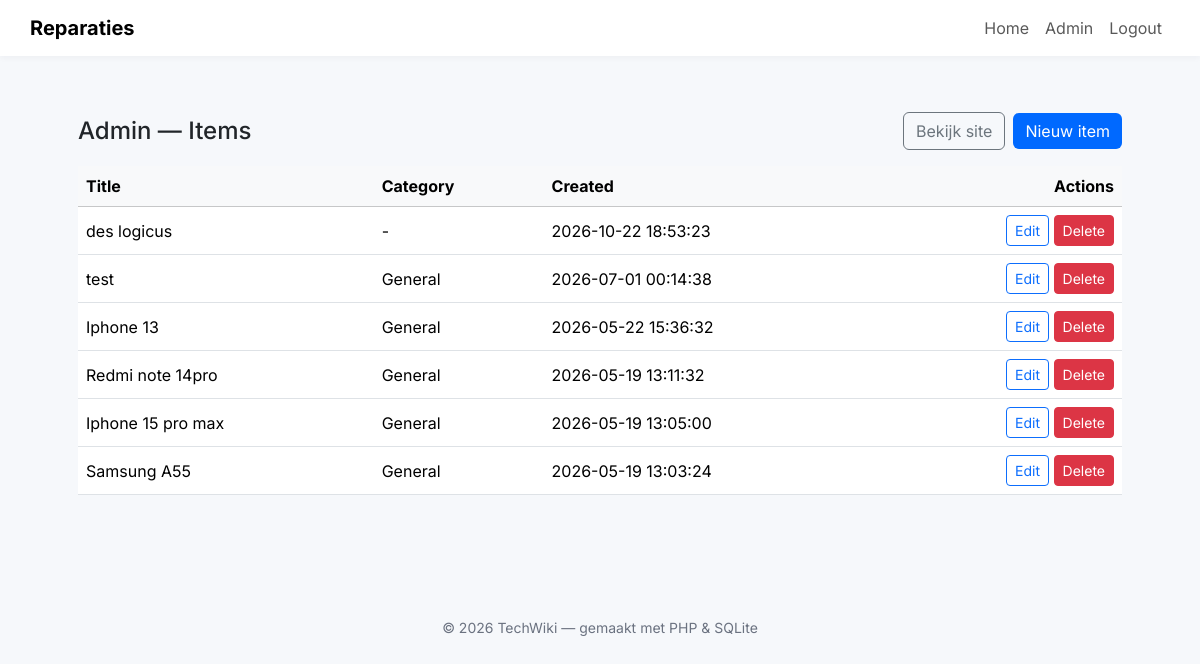
The app's page /?route=admin (signed in) with its own data.
### tables this page shows
CREATE TABLE items (
  id INTEGER PRIMARY KEY AUTOINCREMENT,
  title TEXT NOT NULL,
  slug TEXT NOT NULL UNIQUE,
  content TEXT,
  category_id INTEGER,
  created_at TEXT,
  updated_at TEXT,
  FOREIGN KEY (category_id) REFERENCES categories(id) ON DELETE SET NULL
);

CREATE TABLE categories (
  id INTEGER PRIMARY KEY AUTOINCREMENT,
  name TEXT NOT NULL,
  slug TEXT NOT NULL UNIQUE
);

### src/Controller/AdminController.php (called while the page is built, shortened)
<?php
class AdminController {
    public function dashboard() {
        $items = Item::all();
        include __DIR__ . '/../../templates/admin/list.php';
    }
}

### src/Model/User.php (called while the page is built, shortened)
<?php
class User {
    public static function isLoggedIn(): bool {
        return isset($_SESSION['user_id']);
    }
}

### src/Model/Item.php (called while the page is built, shortened)
<?php
class Item {
    public static function all(): array {
        $pdo = Database::get();
        $stmt = $pdo->query("SELECT items.*, categories.name AS category_name FROM items LEFT JOIN categories ON items.category_id = categories.id ORDER BY created_at DESC");
        return $stmt->fetchAll(PDO::FETCH_ASSOC);
    }
}

### templates/admin/list.php (the view, shortened to what this page needs)
<?php include __DIR__ . '/../header.php'; ?>
<div class="container">
  <div class="d-flex justify-content-between align-items-center mb-3">
    <h2 class="h4 mb-0">Admin — Items</h2>
    <div class="admin-actions">
      <a class="btn btn-outline-secondary" href="?route=home">Bekijk site</a>
      <a class="btn btn-brand" href="?route=admin_create">Nieuw item</a>
    </div>
  </div>
  <?php if (empty($items)): ?>
    <div class="alert alert-info">Geen items.</div>
  <?php else: ?>
    <div class="table-responsive">
      <table class="table table-hover align-middle">
        <thead class="table-light">
          <tr><th>Title</th><th>Category</th><th>Created</th><th class="text-end">Actions</th></tr>
        </thead>
        <tbody>
          <?php foreach ($items as $it): ?>
            <tr>
              <td><?= htmlspecialchars($it['title']) ?></td>
              <td><?= htmlspecialchars($it['category_name'] ?? '-') ?></td>
              <td><?= htmlspecialchars($it['created_at']) ?></td>
              <td class="text-end">
                <a class="btn btn-sm btn-outline-primary" href="?route=admin_edit&id=<?= (int)$it['id'] ?>">Edit</a>
                <form method="post" action="?route=admin_delete&id=<?= (int)$it['id'] ?>" style="display:inline" onsubmit="return confirm('Verwijderen?')">
                  <button class="btn btn-sm btn-danger" type="submit">Delete</button>
                </form>
              </td>
            </tr>
          <?php endforeach; ?>
        </tbody>
      </table>
    </div>
  <?php endif; ?>
</div>
<?php include __DIR__ . '/../footer.php'; ?>

### public/index.php (shortened to what this page needs)
<?php
$route = $_GET['route'] ?? 'home';
$admin = new AdminController();
switch ($route) {
    case 'admin':
        $admin->dashboard();
        break;
}

### templates/header.php (shortened to what this page needs)
<!doctype html>
<html lang="nl">
<head>
  <link href="https://cdn.jsdelivr.net/npm/bootstrap@5.3.2/dist/css/bootstrap.min.css" rel="stylesheet">
</head>
<body>
<header class="site-header mb-4">
  <nav class="navbar navbar-expand-lg navbar-light container">
    <a class="navbar-brand d-flex align-items-center" href="?route=home">
      <strong>Reparaties</strong>
    </a>
    <div class="collapse navbar-collapse" id="navMenu">
      <ul class="navbar-nav ms-auto">
        <li class="nav-item"><a class="nav-link" href="?route=home">Home</a></li>
        <li class="nav-item"><a class="nav-link" href="?route=admin">Admin</a></li>
        <?php if (\App\Model\User::isLoggedIn()): ?>
          <li class="nav-item"><a class="nav-link" href="?route=logout">Logout</a></li>
        <?php else: ?>
          <li class="nav-item"><a class="nav-link" href="?route=login">Login</a></li>
        <?php endif; ?>
      </ul>
    </div>
  </nav>
</header>
<main>

### templates/footer.php (shortened to what this page needs)
</main>
<footer class="mt-5 py-4">
  <div class="container text-center muted">
    <small>&copy; <?= date('Y') ?> TechWiki — gemaakt met PHP & SQLite</small>
  </div>
</footer>
</body>
</html>

### templates/header.php (style rules this page uses)
body { font-family: 'Inter', system-ui, -apple-system, "Segoe UI", Roboto, "Helvetica Neue", Arial; background:#f6f8fb; }
.site-header { background: #fff; box-shadow: 0 2px 6px rgba(16,24,40,.04); }
.btn-brand { background: #0069ff; color: #fff; border: none; }
.muted { color:#6b7280; }
.admin-actions { display:flex; gap:.5rem; align-items:center; }
main { padding: 2rem 1rem; max-width:1100px; margin:0 auto; }

### records on screen
items: title "des logicus", category_name "-", created_at "2026-10-22 18:53:23"
items: title "test", category.name "General", created_at "2026-07-01 00:14:38"
items: title "Iphone 13", category.name "General", created_at "2026-05-22 15:36:32"
items: title "Redmi note 14pro", category.name "General", created_at "2026-05-19 13:11:32"
items: title "Iphone 15 pro max", category.name "General", created_at "2026-05-19 13:05:00"
items: title "Samsung A55", category.name "General", created_at "2026-05-19 13:03:24"
